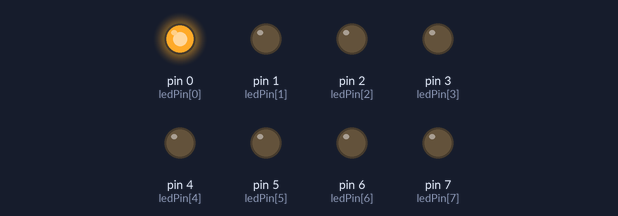
The sketch below on a simulated Arduino Uno, built with avr-gcc and run on an emulated ATmega328P. On the bench: output pins drawn as LEDs (lit = HIGH).

Above: at 0.15 s.
At 1.05 s:
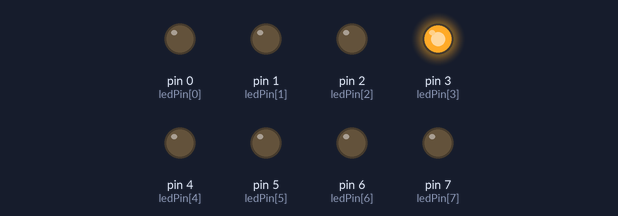
At 1.65 s:
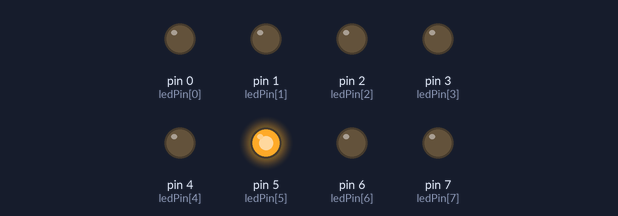
At 2.25 s:
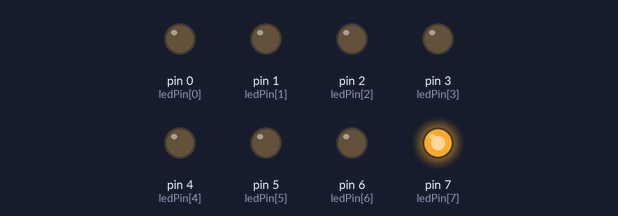
At 3.75 s:
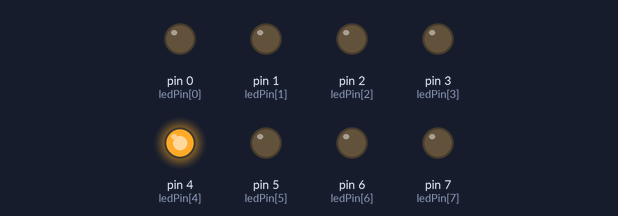
At 5.25 s:
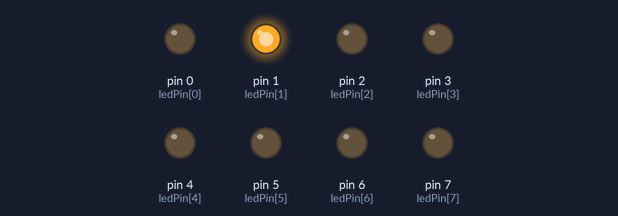
Timing chart, 0 to 5.5 s (numbered marks = the images above):
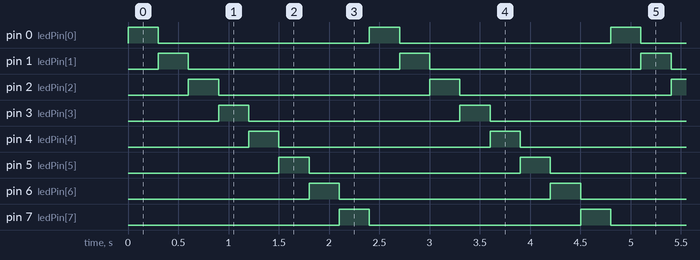

Measured:
- by itself, pin 0 (ledPin[0]), pin 1 (ledPin[1]), pin 2 (ledPin[2]), pin 3 (ledPin[3]), pin 4 (ledPin[4]), pin 5 (ledPin[5]), pin 6 (ledPin[6]), pin 7 (ledPin[7]): alternates HIGH for 0.30 s and LOW for 2.1 s
- by itself, everything shown: repeats every 2.4 s, in 8 steps

The sketch:

bai3.ino
```cpp
int ledPin[] = {0,1,2,3,4,5,6,7};
int currentLED=0;
void setup() {
for (int x=0; x<8; x++) {
pinMode(ledPin[x], OUTPUT);
}
}
void loop() {
for (int x=0; x<8; x++) {
digitalWrite(ledPin[x], LOW);
}
digitalWrite(ledPin[currentLED], HIGH);
currentLED += 1;
if (currentLED == 8)
currentLED =0;
delay(300);}
```
